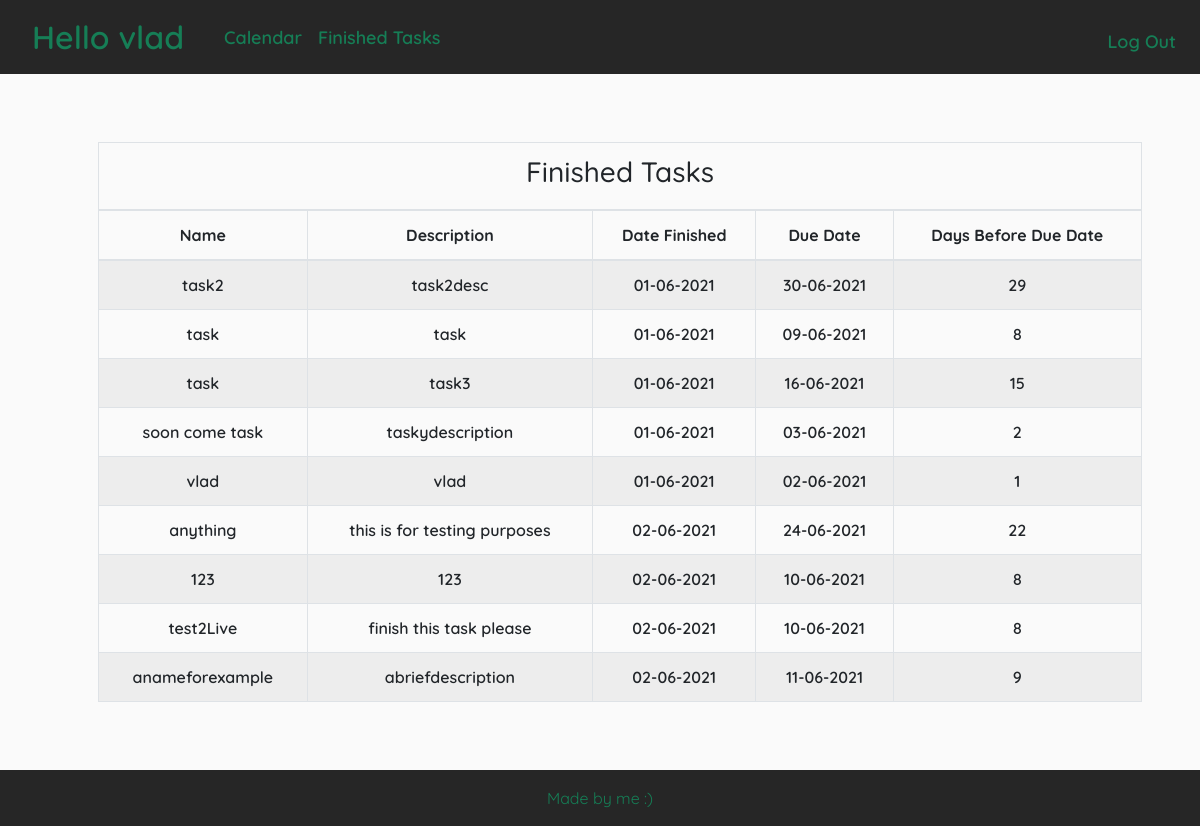
/ftasks (signed in), run on the app's committed database.
### tables this page shows
CREATE TABLE tasks (
id INTEGER PRIMARY KEY,
name TEXT NOT NULL,
description TEXT,
selected_date TEXT NOT NULL,
due_date TEXT NOT NULL,
finished INTEGER NOT NULL,
date_finished TEXT,
user_id INTEGER NOT NULL,
FOREIGN KEY(user_id) REFERENCES users(id)
);

### app.py (the view)
@app.route("/ftasks")
@login_required
def finished():
    finishedTasks = {}
    user_id = session["user_id"]
    rows = db.execute("""
        SELECT name, description, selected_date AS chosenDate,
        due_date as dueDate, finished, date_finished AS datefinished
        FROM tasks
        WHERE user_id=?""", user_id)
    finishedTasks = filter(lambda x: (x["finished"]), rows)
    finished4jinja = map(lambda x: {
        "name": x["name"],
        "description": x["description"],
        "startDate": striptime(x["chosenDate"]),
        "endDate": striptime(x["dueDate"]),
        "finishDate": striptime(x["datefinished"]),
        "daysUntilEnd": (striptime(x["dueDate"])-striptime(x["datefinished"])).days
    }, finishedTasks)
    return render_template("ftasks.html", finishedTasks=finished4jinja)

### app.py (called while the page is built)
@app.template_filter('strftime')
def format_datetime(date: datetime) -> str:
    return date.strftime('%d-%m-%Y')

@app.after_request
def after_request(response):
    response.headers["Cache-Control"] = "no-cache, no-store, must-revalidate"
    response.headers["Expires"] = 0
    response.headers["Pragma"] = "no-cache"
    return response

### helpers.py (called while the page is built)
def login_required(f):
    @wraps(f)
    def decorated_function(*args, **kwargs):
        if session.get("user_id") is None:
            return redirect("/login")
        return f(*args, **kwargs)
    return decorated_function

def striptime(date: str) -> datetime:
    return datetime.strptime(date, "%Y-%m-%d")

### templates/ftasks.html (shortened to what this page needs)
{% extends "layout.html" %}
{% block main %}
<table id="finished-tasks" class="table table-striped table-bordered">
    <thead>
        <th colspan="5">
            <h3>Finished Tasks</h3>
        </th>
        <tr id="task-collumns">
            <th scope="col">Name</th>
            <th scope="col">Description</th>
            <th scope="col">Date Finished</th>
            <th scope="col">Due Date</th>
            <th scope="col">Days Before Due Date</th>
        </tr>
    </thead>
    <tbody>
        {% for task in finishedTasks %}
        <tr id="task-cells">
            <td>{{ task.name }}</td>
            <td>{{ task.description }} </td>
            <td class="table-dates" type="Date">{{ task.finishDate | strftime }}</td>
            <td class="table-dates" type="Date">{{ task.endDate | strftime }}</td>
            <td> {{ task.daysUntilEnd}} </td>
        </tr>
        {% endfor %}
    </tbody>
</table>
{% endblock %}

### templates/layout.html (shortened to what this page needs)
<!DOCTYPE html>
<html lang="en">
<head>
    <link rel="stylesheet" href="https://cdn.jsdelivr.net/npm/bootstrap@4.5.3/dist/css/bootstrap.min.css"
>
    <link rel="stylesheet" href="https://cdnjs.cloudflare.com/ajax/libs/font-awesome/5.15.3/css/all.min.css">
    <link href="/static/styles.css" rel="stylesheet">
</head>
<body class="gray min-vh-100 d-flex flex-column">
    <nav class="navbar navbar-expand-lg navbar-dark bg-dark">
        <a class="navbar-brand nav-link" href="/"><span class="greener">Hello {% if
                session.user_id %} {{
                session.username }} {% else %} You {% endif %} </span></a>
        <div class="collapse navbar-collapse" id="navbarSupportedContent">
            {% if session.user_id %}
            <ul class="navbar-nav mr-auto">
                <li class="nav-item link-item">
                    <a class="nav-link" href="/calendar">Calendar</a>
                </li>
                <li class="nav-item link-item">
                    <a class="nav-link" href="/ftasks">Finished Tasks</a>
                </li>
            </ul>
            <ul class="navbar-nav ml-auto mt-2">
                <li class="nav-item"><a class="nav-link link-item" href="/logout">Log Out</a></li>
            </ul>
            {% else %}
            <ul class="navbar-nav ml-auto mt-2" style="font-weight: 600;">
                <li class="nav-item"><a class="nav-link" href="/login"> Log in</a></li>
                <li class="nav-item"><a class="nav-link" href="/register"> Register</a></li>
            </ul>
        </div>
        {% endif %}
    </nav>
    <main class="container p-5 flex-fill">
        {% block main %}{% endblock %}
    </main>
    <footer class="text-center text-sm-start">
        <div class="text-center p-3" >
            Made by me :)
        </div>
    </footer>
</body>
</html>

### static/styles.css (style rules this page uses)
nav .navbar-brand { font-size: xx-large; }
nav .navbar-brand .greener { color: #167e56; font-weight: 600!important; }
main { overflow-x: auto; text-align: center; }
* { margin: 0; padding: 0; box-sizing: border-box; font-family: "Quicksand", sans-serif; }
html { scroll-behavior: smooth; }
#task-cells { font-weight: 600; }
#task-collumns { font-weight: 900; }
.gray { background-color: #fafafa; }
.bg-dark { background-color: #262626!important; }
.nav-link { color: #167e56!important; }
.link-item { font-size: large; font-weight: 600; }
.table { margin: 20px 20px 20px 20px; }
footer { background-color: #262626; color:#167e56 }

### data on the page
tasks: name "task2", description "task2desc", finishDate|strftime "01-06-2021", endDate|strftime "30-06-2021", daysUntilEnd "29"
tasks: name "task", description "task", finishDate|strftime "01-06-2021", endDate|strftime "09-06-2021", daysUntilEnd "8"
tasks: name "task", description "task3", finishDate|strftime "01-06-2021", endDate|strftime "16-06-2021", daysUntilEnd "15"
tasks: name "soon come task", description "taskydescription", finishDate|strftime "01-06-2021", endDate|strftime "03-06-2021", daysUntilEnd "2"
tasks: name "vlad", description "vlad", finishDate|strftime "01-06-2021", endDate|strftime "02-06-2021", daysUntilEnd "1"
tasks: name "anything", description "this is for testing purposes", finishDate|strftime "02-06-2021", endDate|strftime "24-06-2021", daysUntilEnd "22"
tasks: name "123", description "123", finishDate|strftime "02-06-2021", endDate|strftime "10-06-2021", daysUntilEnd "8"
tasks: name "test2Live", description "finish this task please", finishDate|strftime "02-06-2021", endDate|strftime "10-06-2021", daysUntilEnd "8"
tasks: name "anameforexample", description "abriefdescription", finishDate|strftime "02-06-2021", endDate|strftime "11-06-2021", daysUntilEnd "9"

### other printed values
{{ session.username }} "vlad"
